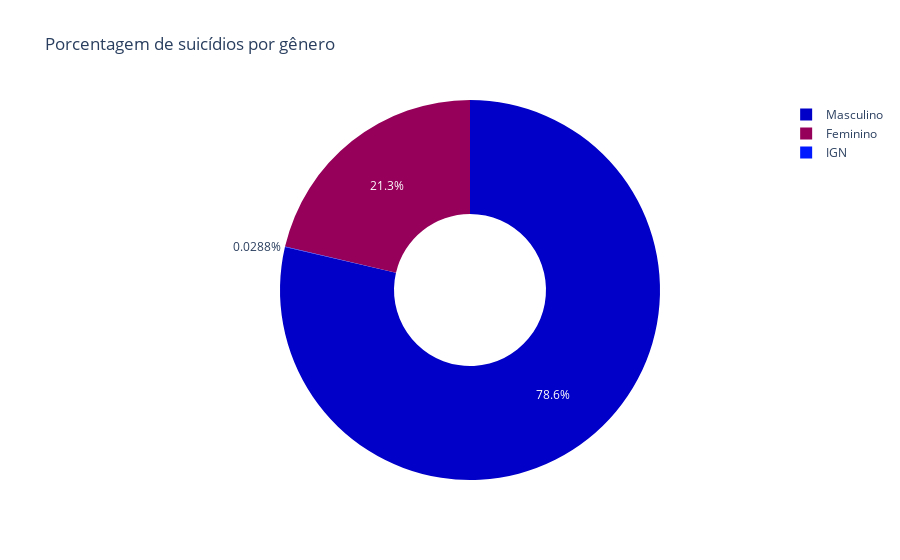

Write notebook code for a chart like this one.
### Code cell
#Gráfico dos gêneros
dadosGeneros = BancoLocal.buscar_dados('gen_periodo')
dadosSuicidiosGeral = s_total.dataframe['valor'].sum() - dadosGeneros['quantidade'].sum()

soma_generos = dadosGeneros.groupby(['gen_cod','descricao','tipo'], as_index=False).sum()
novo_dado = pd.DataFrame({'gen_cod': [3], 'quantidade': [dadosSuicidiosGeral], 'descricao': ['IGN']})
dados_final = pd.concat([soma_generos, novo_dado], ignore_index=True)

analiseGenero = AnaliseGenero(dados_final, 'quantidade', 'descricao', 'quantidade', 'pie')
analiseGenero.criar_grafico()

### Figure 1 — Plotly figure (JSON) as saved in the notebook; plotly's stock layout.template omitted (floating-point values rounded to 4 significant figures)
{"data": [{"customdata": [[65261], [240550], [88]], "domain": {"x": [0, 1], "y": [0, 1]}, "hole": 0.4, "hovertemplate": "descricao=%{label}<br>quantidade=%{customdata[0]}<extra></extra>", "labels": ["Feminino", "Masculino", "IGN"], "legendgroup": "", "marker": {"colors": ["rgb(150,0,90)", "rgb(0,0,200)", "rgb(0,25,255)"]}, "name": "", "showlegend": true, "type": "pie", "values": [65261, 240550, 88]}], "layout": {"legend": {"tracegroupgap": 0}, "piecolorway": ["rgb(150,0,90)", "rgb(0,0,200)", "rgb(0,25,255)", "rgb(0,152,255)", "rgb(44,255,150)", "rgb(151,255,0)", "rgb(255,234,0)", "rgb(255,111,0)", "rgb(255,0,0)"], "title": {"text": "Porcentagem de suicídios por gênero"}}}
